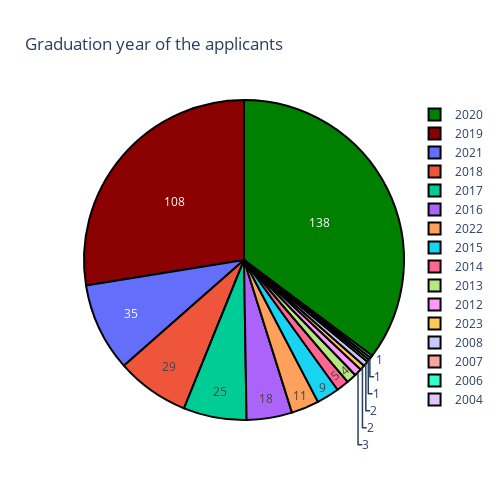

Here is the notebook cell this chart was saved with:
### Markdown cell above
Most of the applicants are from Engineering Bckground

it makes sense because both the profile (a) Web Development and (b) Data Scientist needs programming skills

### Code cell
x=data['Current Year Of Graduation'].value_counts()
colors = ['#008000', '#8B0000']

trace=go.Pie(labels=x.index,values=x,textinfo="value",
            marker=dict(colors=colors, 
                           line=dict(color='#000000', width=2)))
layout=go.Layout(title="Graduation year of the applicants",width=500,height=500)
fig=go.Figure(data=[trace],layout=layout)
py.iplot(fig, filename='pie_chart_subplots')

### Figure 1 — Plotly figure (JSON) as saved in the notebook; plotly's stock layout.template omitted (floating-point values rounded to 4 significant figures)
{"data": [{"labels": [2020, 2019, 2021, 2018, 2017, 2016, 2022, 2015, 2014, 2013, 2012, 2023, 2008, 2007, 2006, 2004], "marker": {"colors": ["#008000", "#8B0000"], "line": {"color": "#000000", "width": 2}}, "textinfo": "value", "type": "pie", "values": [138, 108, 35, 29, 25, 18, 11, 9, 5, 4, 3, 2, 2, 1, 1, 1]}], "layout": {"height": 500, "title": {"text": "Graduation year of the applicants"}, "width": 500}}
